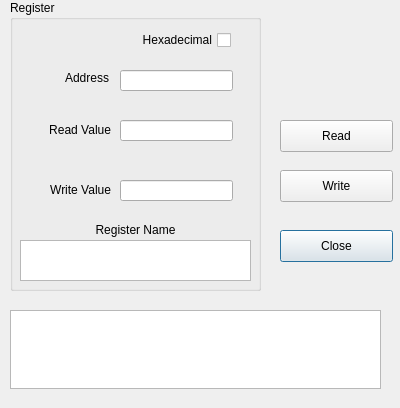
<?xml version="1.0" encoding="UTF-8"?>
<ui version="4.0">
 <class>Dial_AmcReg</class>
 <widget class="QDialog" name="Dial_AmcReg">
  <property name="geometry">
   <rect>
    <x>0</x>
    <y>0</y>
    <width>400</width>
    <height>408</height>
   </rect>
  </property>
  <property name="windowTitle">
   <string>Amc Registers Dialog</string>
  </property>
  <widget class="QLineEdit" name="lineEdit_AmcReg_Write">
   <property name="geometry">
    <rect>
     <x>120</x>
     <y>180</y>
     <width>113</width>
     <height>21</height>
    </rect>
   </property>
  </widget>
  <widget class="QGroupBox" name="groupBox">
   <property name="geometry">
    <rect>
     <x>10</x>
     <y>0</y>
     <width>251</width>
     <height>291</height>
    </rect>
   </property>
   <property name="title">
    <string>Register</string>
   </property>
   <widget class="QCheckBox" name="checkBox_AmcReg">
    <property name="geometry">
     <rect>
      <x>100</x>
      <y>30</y>
      <width>121</width>
      <height>20</height>
     </rect>
    </property>
    <property name="layoutDirection">
     <enum>Qt::RightToLeft</enum>
    </property>
    <property name="text">
     <string>Hexadecimal</string>
    </property>
   </widget>
   <widget class="QLabel" name="label">
    <property name="geometry">
     <rect>
      <x>40</x>
      <y>70</y>
      <width>59</width>
      <height>16</height>
     </rect>
    </property>
    <property name="text">
     <string>Address</string>
    </property>
    <property name="alignment">
     <set>Qt::AlignRight|Qt::AlignTrailing|Qt::AlignVCenter</set>
    </property>
   </widget>
   <widget class="QLabel" name="label_2">
    <property name="geometry">
     <rect>
      <x>20</x>
      <y>120</y>
      <width>81</width>
      <height>20</height>
     </rect>
    </property>
    <property name="text">
     <string>Read Value</string>
    </property>
    <property name="alignment">
     <set>Qt::AlignRight|Qt::AlignTrailing|Qt::AlignVCenter</set>
    </property>
   </widget>
   <widget class="QLabel" name="label_3">
    <property name="geometry">
     <rect>
      <x>20</x>
      <y>180</y>
      <width>81</width>
      <height>20</height>
     </rect>
    </property>
    <property name="text">
     <string>Write Value</string>
    </property>
    <property name="alignment">
     <set>Qt::AlignRight|Qt::AlignTrailing|Qt::AlignVCenter</set>
    </property>
   </widget>
   <widget class="QLineEdit" name="lineEdit_AmcReg_Read">
    <property name="geometry">
     <rect>
      <x>110</x>
      <y>120</y>
      <width>113</width>
      <height>21</height>
     </rect>
    </property>
    <property name="readOnly">
     <bool>true</bool>
    </property>
   </widget>
   <widget class="QLineEdit" name="lineEdit_AmcReg_Addr">
    <property name="geometry">
     <rect>
      <x>110</x>
      <y>70</y>
      <width>113</width>
      <height>21</height>
     </rect>
    </property>
   </widget>
   <widget class="QListWidget" name="listWidget">
    <property name="geometry">
     <rect>
      <x>10</x>
      <y>240</y>
      <width>231</width>
      <height>41</height>
     </rect>
    </property>
    <property name="currentRow">
     <number>-1</number>
    </property>
   </widget>
   <widget class="QLabel" name="label_4">
    <property name="geometry">
     <rect>
      <x>70</x>
      <y>220</y>
      <width>111</width>
      <height>20</height>
     </rect>
    </property>
    <property name="text">
     <string>Register Name</string>
    </property>
    <property name="alignment">
     <set>Qt::AlignCenter</set>
    </property>
   </widget>
  </widget>
  <widget class="QPushButton" name="pushButton_AmcReg_Cancel">
   <property name="geometry">
    <rect>
     <x>280</x>
     <y>230</y>
     <width>113</width>
     <height>32</height>
    </rect>
   </property>
   <property name="text">
    <string>Close</string>
   </property>
  </widget>
  <widget class="QPushButton" name="pushButton_AmcReg_Write">
   <property name="geometry">
    <rect>
     <x>280</x>
     <y>170</y>
     <width>113</width>
     <height>32</height>
    </rect>
   </property>
   <property name="text">
    <string>Write</string>
   </property>
  </widget>
  <widget class="QPushButton" name="pushButton_AmcReg_Read">
   <property name="geometry">
    <rect>
     <x>280</x>
     <y>120</y>
     <width>113</width>
     <height>32</height>
    </rect>
   </property>
   <property name="text">
    <string>Read</string>
   </property>
  </widget>
  <widget class="QTextEdit" name="textEdit_Msg">
   <property name="geometry">
    <rect>
     <x>10</x>
     <y>310</y>
     <width>371</width>
     <height>79</height>
    </rect>
   </property>
  </widget>
  <zorder>groupBox</zorder>
  <zorder>lineEdit_AmcReg_Write</zorder>
  <zorder>pushButton_AmcReg_Cancel</zorder>
  <zorder>pushButton_AmcReg_Write</zorder>
  <zorder>pushButton_AmcReg_Read</zorder>
  <zorder>textEdit_Msg</zorder>
 </widget>
 <resources/>
 <connections/>
</ui>
